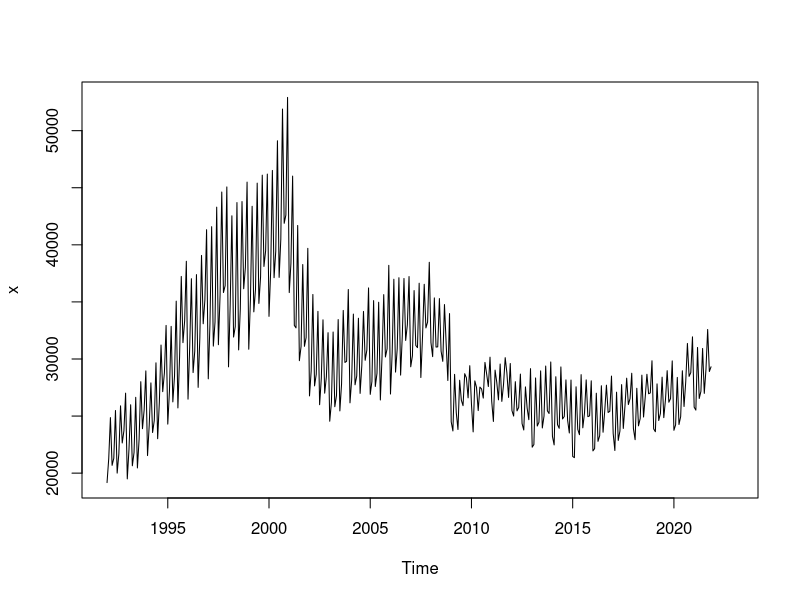
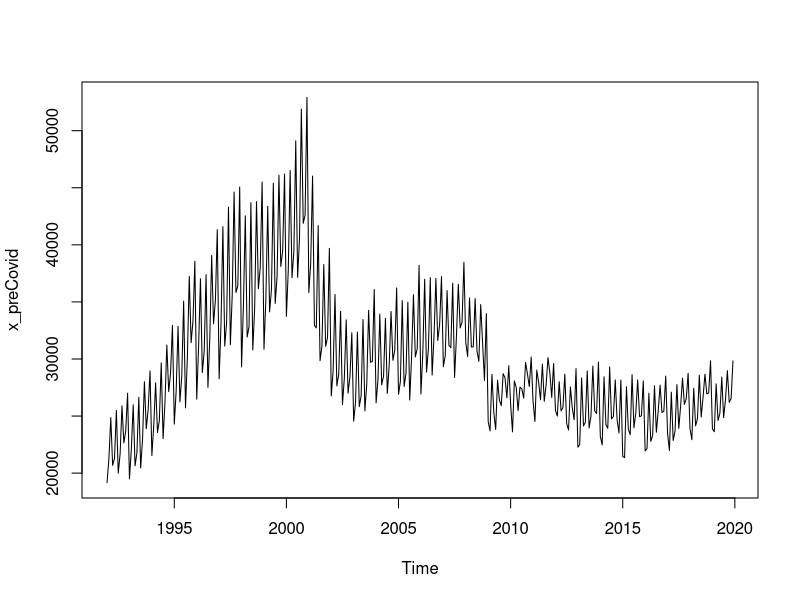

Write the R code that produced these figures, in order.
library(readr)
dat_orig <- read_csv("DrLivseyData.csv",
skip = 7)
View(dat_orig)

# read.table
# read.delim

head(dat_orig)
tail(dat_orig)
View(dat_orig)
names(dat_orig)
dat_orig$Period
dat_orig$Value

# Way to store and manage time series in R
# base R ts objects
x <- ts(data      = dat_orig$Value, 
        start     = c(1992, 1), 
        frequency = 12)
class(x)
plot(x)

# lets remove pandemic period
x_preCovid <- window(x     = x, 
                     start = c(1992, 1), 
                     end   = c(2019, 12))
plot(x_preCovid)




